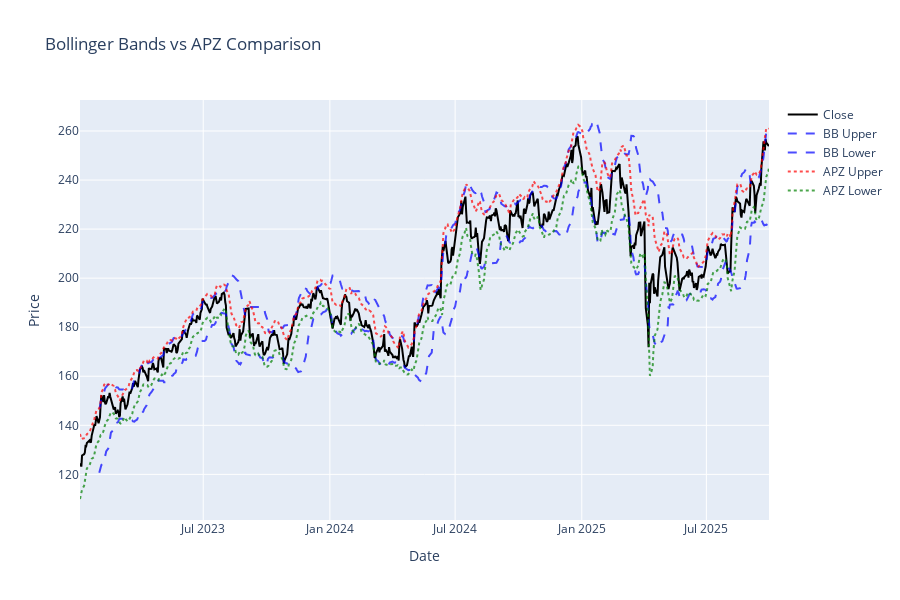

Notebook source saved alongside this figure:
### Markdown cell above
## Bollinger Bands vs APZ Comparison

### Code cell
fig = go.Figure()

# Price
fig.add_trace(go.Scatter(x=df["date"], y=df["close"], name="Close", line={"color": "black", "width": 2}))

# Bollinger Bands
fig.add_trace(
    go.Scatter(x=df["date"], y=df["bb_upper"], name="BB Upper", line={"color": "blue", "dash": "dash"}, opacity=0.7)
)
fig.add_trace(
    go.Scatter(x=df["date"], y=df["bb_lower"], name="BB Lower", line={"color": "blue", "dash": "dash"}, opacity=0.7)
)

# APZ
fig.add_trace(
    go.Scatter(x=df["date"], y=df["apz_upper"], name="APZ Upper", line={"color": "red", "dash": "dot"}, opacity=0.7)
)
fig.add_trace(
    go.Scatter(x=df["date"], y=df["apz_lower"], name="APZ Lower", line={"color": "green", "dash": "dot"}, opacity=0.7)
)

fig.update_layout(height=600, title_text="Bollinger Bands vs APZ Comparison", xaxis_title="Date", yaxis_title="Price")
fig.show()

print("BB = Standard deviation based")
print("APZ = Double-smoothed EMA based (more adaptive)")

### Figure 1 — Plotly figure (JSON) as saved in the notebook; plotly's stock layout.template omitted (floating-point values rounded to 4 significant figures; data arrays with more than 128 entries replaced by an {"elided": "..."} marker saying what was removed)
{"data": [{"line": {"color": "black", "width": 2}, "name": "Close", "type": "scatter", "x": {"elided": "688 str values"}, "y": {"elided": "688 float values"}}, {"line": {"color": "blue", "dash": "dash"}, "name": "BB Upper", "opacity": 0.7, "type": "scatter", "x": {"elided": "688 str values"}, "y": {"elided": "688 float values"}}, {"line": {"color": "blue", "dash": "dash"}, "name": "BB Lower", "opacity": 0.7, "type": "scatter", "x": {"elided": "688 str values"}, "y": {"elided": "688 float values"}}, {"line": {"color": "red", "dash": "dot"}, "name": "APZ Upper", "opacity": 0.7, "type": "scatter", "x": {"elided": "688 str values"}, "y": {"elided": "688 float values"}}, {"line": {"color": "green", "dash": "dot"}, "name": "APZ Lower", "opacity": 0.7, "type": "scatter", "x": {"elided": "688 str values"}, "y": {"elided": "688 float values"}}], "layout": {"height": 600, "title": {"text": "Bollinger Bands vs APZ Comparison"}, "xaxis": {"title": {"text": "Date"}}, "yaxis": {"title": {"text": "Price"}}}}
